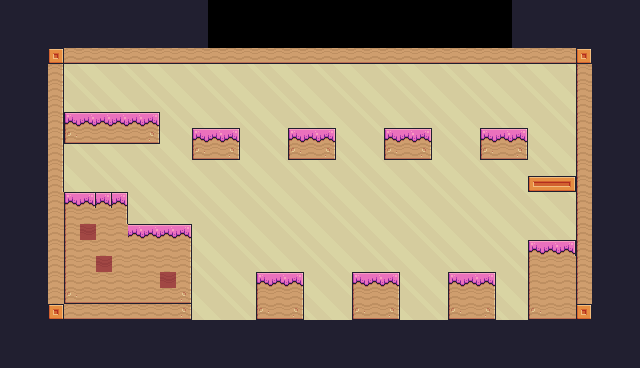

Below is a game level as drawn by its tile map, then a one-line description and the .tmx file that defines it, in full:
An orthogonal 40x23 tile map with 16x16 px tiles, 1 tile layer (Tile Layer 1), 3 tilesets and 41 objects (13x Fruit, Player, Finish, LifeCharacter, Restart, ...).

<map version="1.10" tiledversion="1.10.1" orientation="orthogonal" renderorder="right-down" width="40" height="23" tilewidth="16" tileheight="16" infinite="0" nextlayerid="7" nextobjectid="80">
 <properties>
  <property name="nextLevel" value="Level-01.tmx" />
 </properties>
 <tileset firstgid="1" source="Pixel_Adventure.tsx" />
 <tileset firstgid="243" source="Yellow.tsx" />
 <tileset firstgid="259" source="Text (White)2 (8x10).tsx" />
 <layer id="1" name="Tile Layer 1" width="40" height="23">
  <data encoding="csv">
24,24,24,24,24,24,24,24,24,24,24,24,24,0,0,0,0,0,0,0,0,0,0,0,0,0,0,0,0,0,0,0,24,24,24,24,24,24,24,24,
24,24,24,24,24,24,24,24,24,24,24,24,24,0,0,0,0,0,0,0,0,0,0,0,0,0,0,0,0,0,0,0,24,24,24,24,24,24,24,24,
24,24,24,24,24,24,24,24,24,24,24,24,24,0,0,0,0,0,0,0,0,0,0,0,0,0,0,0,0,0,0,0,24,24,24,24,24,24,24,24,
24,24,24,211,228,228,228,228,228,228,228,228,228,228,228,228,228,228,228,228,228,228,228,228,228,228,228,228,228,228,228,228,228,228,228,228,211,24,24,24,
24,24,24,207,243,244,245,246,243,244,245,246,243,244,245,246,243,244,245,246,243,244,245,246,243,244,245,246,243,244,245,246,243,244,245,246,205,24,24,24,
24,24,24,207,247,248,249,250,247,248,249,250,247,248,249,250,247,248,249,250,247,248,249,250,247,248,249,250,247,248,249,250,247,248,249,250,205,24,24,24,
24,24,24,207,251,252,253,254,251,252,253,254,251,252,253,254,251,252,253,254,251,252,253,254,251,252,253,254,251,252,253,254,251,252,253,254,205,24,24,24,
24,24,24,207,183,184,184,184,184,185,257,258,255,256,257,258,255,256,257,258,255,256,257,258,255,256,257,258,255,256,257,258,255,256,257,258,205,24,24,24,
24,24,24,207,227,228,228,228,228,229,245,246,183,184,185,246,243,244,183,184,185,244,245,246,183,184,185,246,243,244,183,184,185,244,245,246,205,24,24,24,
24,24,24,207,247,248,249,250,247,248,249,250,227,228,229,250,247,248,227,228,229,248,249,250,227,228,229,250,247,248,227,228,229,248,249,250,205,24,24,24,
24,24,24,207,251,252,253,254,251,252,253,254,251,252,253,254,251,252,253,254,251,252,253,254,251,252,253,254,251,252,253,254,251,252,253,254,205,24,24,24,
24,24,24,207,255,256,257,258,255,256,257,258,255,256,257,258,255,256,257,258,255,256,257,258,255,256,257,258,255,256,257,258,255,189,190,191,205,24,24,24,
24,24,24,206,183,185,185,185,243,244,245,246,243,244,245,246,243,244,245,246,243,244,245,246,243,244,245,246,243,244,245,246,243,244,245,246,205,24,24,24,
24,24,24,206,205,206,206,207,247,248,249,250,247,248,249,250,247,248,249,250,247,248,249,250,247,248,249,250,247,248,249,250,247,248,249,250,205,24,24,24,
24,24,24,206,205,118,206,206,184,184,184,185,251,252,253,254,251,252,253,254,251,252,253,254,251,252,253,254,251,252,253,254,251,252,253,254,205,24,24,24,
24,24,24,206,205,206,206,206,206,206,206,207,255,256,257,258,255,256,257,258,255,256,257,258,255,256,257,258,255,256,257,258,255,183,184,185,205,24,24,24,
24,24,24,206,205,206,118,206,206,206,206,207,243,244,245,246,243,244,245,246,243,244,245,246,243,244,245,246,243,244,245,246,243,205,206,206,205,24,24,24,
24,24,24,206,205,206,206,206,206,206,118,207,247,248,249,250,183,184,185,250,247,248,183,184,185,248,249,250,183,184,185,250,247,205,206,206,205,24,24,24,
24,24,24,206,227,228,228,228,228,228,228,229,251,252,253,254,205,206,207,254,251,252,205,206,207,252,253,254,205,206,207,254,251,205,206,206,205,24,24,24,
24,24,24,211,228,228,228,228,228,228,228,229,255,256,257,258,227,228,229,258,255,256,227,228,229,256,257,258,227,228,229,258,255,227,228,228,211,24,24,24,
24,24,24,24,24,24,24,24,24,24,24,24,24,24,24,24,24,24,24,24,24,24,24,24,24,24,24,24,24,24,24,24,24,24,24,24,24,24,24,24,
24,24,24,24,24,24,24,24,24,24,24,24,24,24,24,24,24,24,24,24,24,24,24,24,24,24,24,24,24,24,24,24,24,24,24,24,24,24,24,24,
24,24,24,24,24,24,24,24,24,24,24,24,24,24,24,24,24,24,24,24,24,24,24,24,24,24,24,24,24,24,24,24,24,24,24,24,24,24,24,24
</data>
 </layer>
 <objectgroup id="2" name="Spawn" class="Enemy">
  <object id="1" type="Player" x="145.545" y="185.173" width="25.2181" height="25.2181" />
  <object id="50" type="Finish" x="55.8896" y="47.1895" width="16" height="15.6667">
   <properties>
    <property name="NextLevel" value="Level-01.tmx" />
   </properties>
  </object>
  <object id="52" type="Fruit" x="293.971" y="96.5494" width="14.4104" height="15.1309" />
  <object id="53" type="Fruit" x="199.583" y="96.1891" width="14.4104" height="15.1309" />
  <object id="54" type="Fruit" x="391.241" y="96.1891" width="14.4104" height="15.1309" />
  <object id="55" type="Fruit" x="487.791" y="96.1891" width="14.4104" height="15.1309" />
  <object id="65" type="Fruit" x="265" y="240" width="14.4104" height="15.1309" />
  <object id="66" type="Fruit" x="312.5" y="240" width="14.4104" height="15.1309" />
  <object id="67" type="Fruit" x="288.75" y="206" width="14.4104" height="15.1309" />
  <object id="68" type="Fruit" x="336.25" y="206" width="14.4104" height="15.1309" />
  <object id="70" type="Fruit" x="360" y="240" width="14.4104" height="15.1309" />
  <object id="71" type="Fruit" x="383.75" y="206" width="14.4104" height="15.1309" />
  <object id="72" type="Fruit" x="407.5" y="240" width="14.4104" height="15.1309" />
  <object id="73" type="Fruit" x="431.25" y="206" width="14.4104" height="15.1309" />
  <object id="74" type="Fruit" x="455" y="240" width="14.4104" height="15.1309" />
  <object id="75" type="LifeCharacter" x="530" y="2" />
  <object id="76" type="Restart" x="600" y="60" />
  <object id="77" type="Volume" x="600" y="85" />
  <object id="78" type="Score" x="7.5" y="10" />
  <object id="79" type="Lives" x="578" y="16" />
 </objectgroup>
 <objectgroup id="6" name="Traps">
  <object id="61" type="Rockhead" x="489.232" y="234.168" width="25.2181" height="25.2181">
   <properties>
    <property name="Target" type="object" value="62" />
   </properties>
  </object>
  <object id="62" x="184.453" y="256.504">
   <point />
  </object>
 </objectgroup>
 <objectgroup id="3" name="Ground">
  <object id="4" x="63.5" y="193.5" width="64.5" height="109.5" />
  <object id="6" x="129.25" y="225.25" width="62" height="77" />
  <object id="7" x="256.5" y="272.091" width="46.5" height="46.4091" />
  <object id="10" x="352" y="272.5" width="47.5" height="44.5" />
  <object id="11" x="448" y="272.455" width="47" height="45.8788" />
  <object id="12" x="528.5" y="239.5" width="47.5" height="78.5" />
  <object id="16" x="480" y="128.25" width="48" height="31" />
  <object id="17" x="384" y="128.25" width="47.75" height="30.75" />
  <object id="18" x="288.75" y="128.75" width="46.5833" height="30.8333" />
  <object id="19" x="192.583" y="128.167" width="45.4757" height="31.4167" />
  <object id="20" x="63.5295" y="114.132" width="95.5" height="28.7307" />
  <object id="41" x="576.833" y="49.6667" width="14" height="267.5" />
  <object id="42" x="62.8333" y="49.1667" width="520.5" height="14" />
  <object id="43" x="49.1667" y="48.8333" width="14" height="268" />
  <object id="47" x="527" y="188.5" width="0.5" />
  <object id="49" x="512" y="156.5" height="1.5" />
  <object id="63" type="JumpPlatform" x="527.419" y="176.527" width="47.5542" height="14.4104" />
 </objectgroup>
 <objectgroup id="4" name="DeadEnd">
  <object id="28" x="352" y="301.333" height="1.33333" />
  <object id="32" x="141.334" y="390.5" width="410.167" height="3.33333" />
 </objectgroup>
</map>
